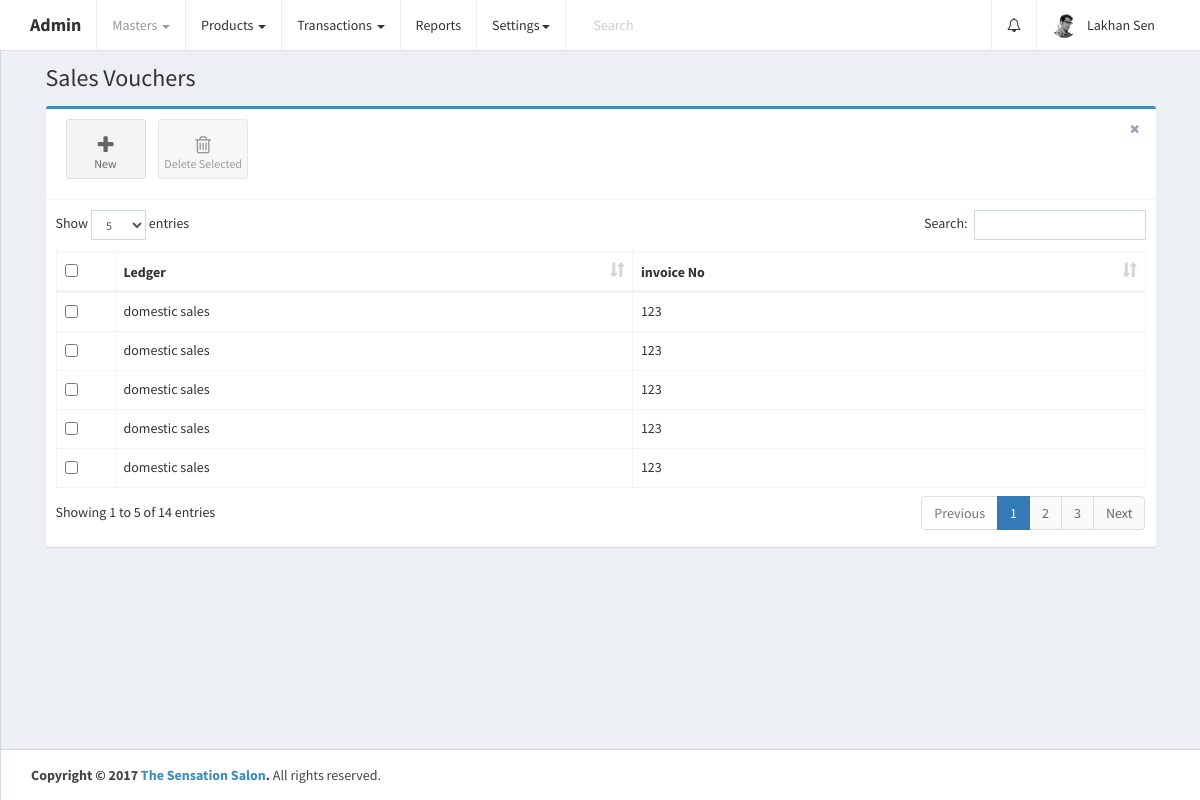
The app's page /home.php?controller=sale&action=getbills (signed in), older data.
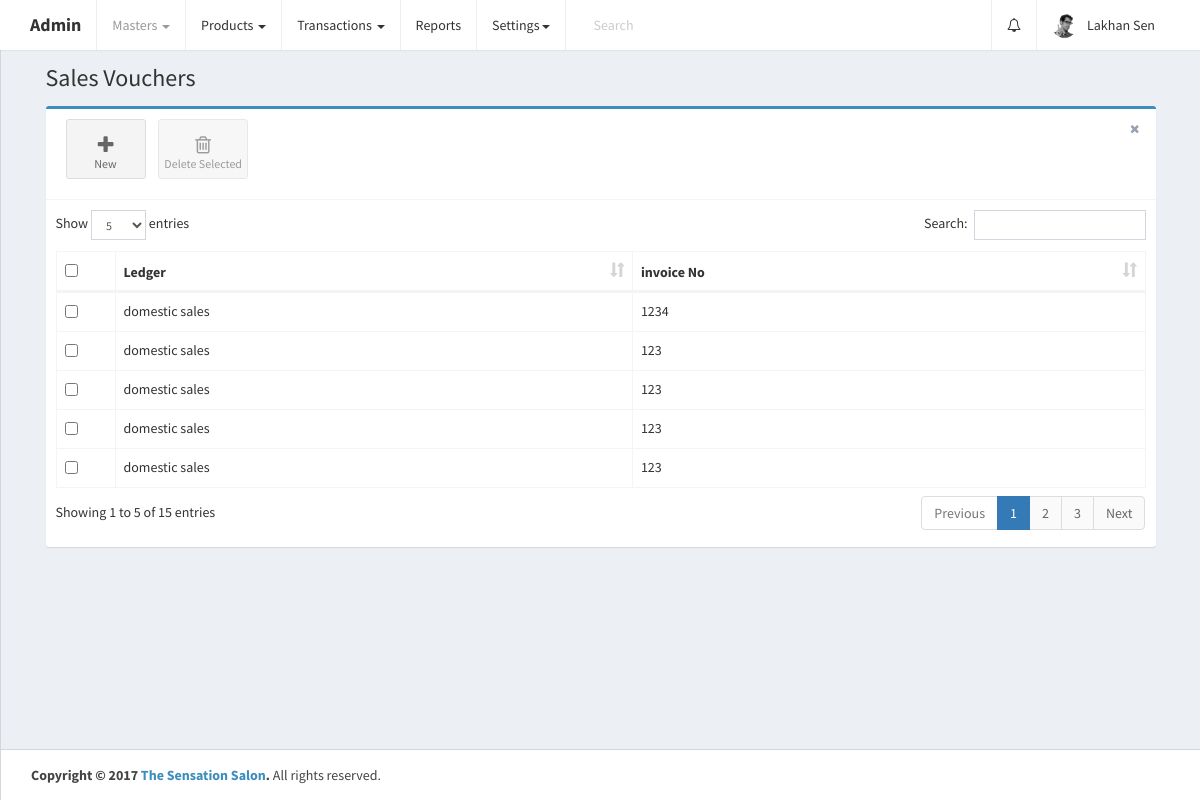
The same page, newer data.
### tables this page shows
CREATE TABLE `sale_vouchers` (
  `id` int(11) UNSIGNED NOT NULL,
  `date` date DEFAULT NULL,
  `ledger_name` varchar(255) DEFAULT NULL,
  `invoice_no` varchar(255) DEFAULT NULL,
  `invoice_date` date DEFAULT NULL,
  `sale_type_id` int(11) DEFAULT NULL,
  `target_account` varchar(255) NOT NULL,
  `party_id` int(11) DEFAULT NULL,
  `party_name` varchar(255) DEFAULT NULL,
  `party_address` text,
  `party_contact_person` varchar(255) DEFAULT NULL,
  `party_email` varchar(255) DEFAULT NULL,
  `party_mobile1` varchar(255) DEFAULT NULL,
  `party_mobile2` varchar(255) DEFAULT NULL,
  `party_residence_no` varchar(255) DEFAULT NULL,
  `party_office_no` varchar(255) DEFAULT NULL,
  `party_bank_name` varchar(255) DEFAULT NULL,
  `party_bank_branch` varchar(255) DEFAULT NULL,
  `party_ifsc_code` varchar(255) DEFAULT NULL,
  `party_bank_account_no` varchar(255) DEFAULT NULL,
  `party_pan` varchar(255) DEFAULT NULL,
  `party_gst_state_code_id` int(11) DEFAULT NULL,
  `party_gst_type_id` int(11) DEFAULT NULL,
  `party_gstin` varchar(255) DEFAULT NULL,
  `products_data` longtext,
  `total_cgst` double DEFAULT NULL,
  `total_sgst` double DEFAULT NULL,
  `total_igst` double DEFAULT NULL,
  `total_amount` double DEFAULT NULL,
  `created_at` datetime NOT NULL DEFAULT CURRENT_TIMESTAMP,
  `updated_at` datetime NOT NULL DEFAULT CURRENT_TIMESTAMP ON UPDATE CURRENT_TIMESTAMP
);

### controllers/SaleController.php (called while the page is built, shortened)
<?php
class SaleController {
    public $saleobj;
    public function __construct() {
        require_once 'models/Sale.php';
        $this->saleobj = new Sale();
    }
    public function getbills() {
        $sale_vouchers = $this->saleobj->getSaleVouchers();
        require_once APP_DIR . '/views/layout.php';
    }
}
?>

### home.php (called while the page is built, shortened)
<?php
require_once 'config/database.php';
require_once 'config/routes.php';
?>

### config/Database.php (called while the page is built)
<?php
class Database {
    public function connect() {
        $conn = new mysqli('localhost', 'root', '', 'thesensationbeautycentre');
        if ($conn->connect_error) {
            die("Connection failed: " . $conn->connect_error);
        } else {
            return $conn;
        }
    }
}
?>

### models/Sale.php (called while the page is built, shortened)
<?php
class Sale {
    public $conn;
    public function __construct() {
        $db = new Database();
        $this->conn = $db->connect();
    }
    public function getSaleVouchers() {
        $sale_vouchers = $this->conn->query('SELECT * FROM sale_vouchers ORDER BY id DESC');
        return $sale_vouchers;
    }
}
?>

### views/sale_bills.php (the view, shortened to what this page needs)
<link rel="stylesheet" href="public/plugins/datatables/dataTables.bootstrap.css">
<div class="row">
    <div class="col-xs-12">
        <div class="box box-primary">
            <div class="box-header with-border">
                <a class="btn btn-app" href="?controller=sale&action=add">
                    <i class="fa fa-plus"></i> New
                </a>
                <button class="btn btn-app" id="delete_selected">
                    <i class="fa fa-trash-o"></i> Delete Selected
                </button>
                <div class="box-tools pull-right">
                    <button type="button" class="btn btn-box-tool" data-widget="remove"><i class="fa fa-times"></i></button>
                </div>
            </div>
            <div class="box-body">
                <div class="table-responsive">
                    <table id="sale_vouchers_table" class="table table-bordered table-hover" role="grid" aria-describedby="sale_vouchers_table_info">
                        <thead>
                            <tr>
                                <th data-orderable="false" width="20px">
                                    <input type="checkbox" class="select-all">
                                </th>
                                <th>Ledger</th>
                                <th>invoice No</th>
                            </tr>
                        </thead>
                        <?php
                        if (isset($sale_vouchers)) {
                            if ($sale_vouchers->num_rows > 0) {
                                ?>
                                <tbody>
                                    <?php
                                    while ($sale_voucher = $sale_vouchers->fetch_assoc()) {
                                        ?>
                                        <tr id="tr_<?php echo $sale_voucher['id']; ?>">
                                            <td><input type="checkbox" name="select_sale_vouchers[]" data-id="<?php echo $sale_voucher['id']; ?>"></td>
                                            <td><?php echo $sale_voucher['ledger_name']; ?></td>
                                            <td><?php echo $sale_voucher['invoice_no']; ?></td>
                                        </tr>
                                        <?php
                                    }
                                    ?>
                                </tbody>
                                <?php
                            }
                        }
                        ?>
                    </table>
                </div>
            </div>
        </div>
    </div>
</div>

Row changes from the older to the newer data that the page shows:
no longer on this page (row edited): sale_vouchers: ledger_name "domestic sales", invoice_no "123"
added sale_vouchers: ledger_name "domestic sales", invoice_no "1234"
Text that changed along with them:
text written by a page script: "Show entries Search: Showing 1 to 5 of 14 entries Previous 1 2 3 Next" → "Show entries Search: Showing 1 to 5 of 15 entries Previous 1 2 3 Next"
